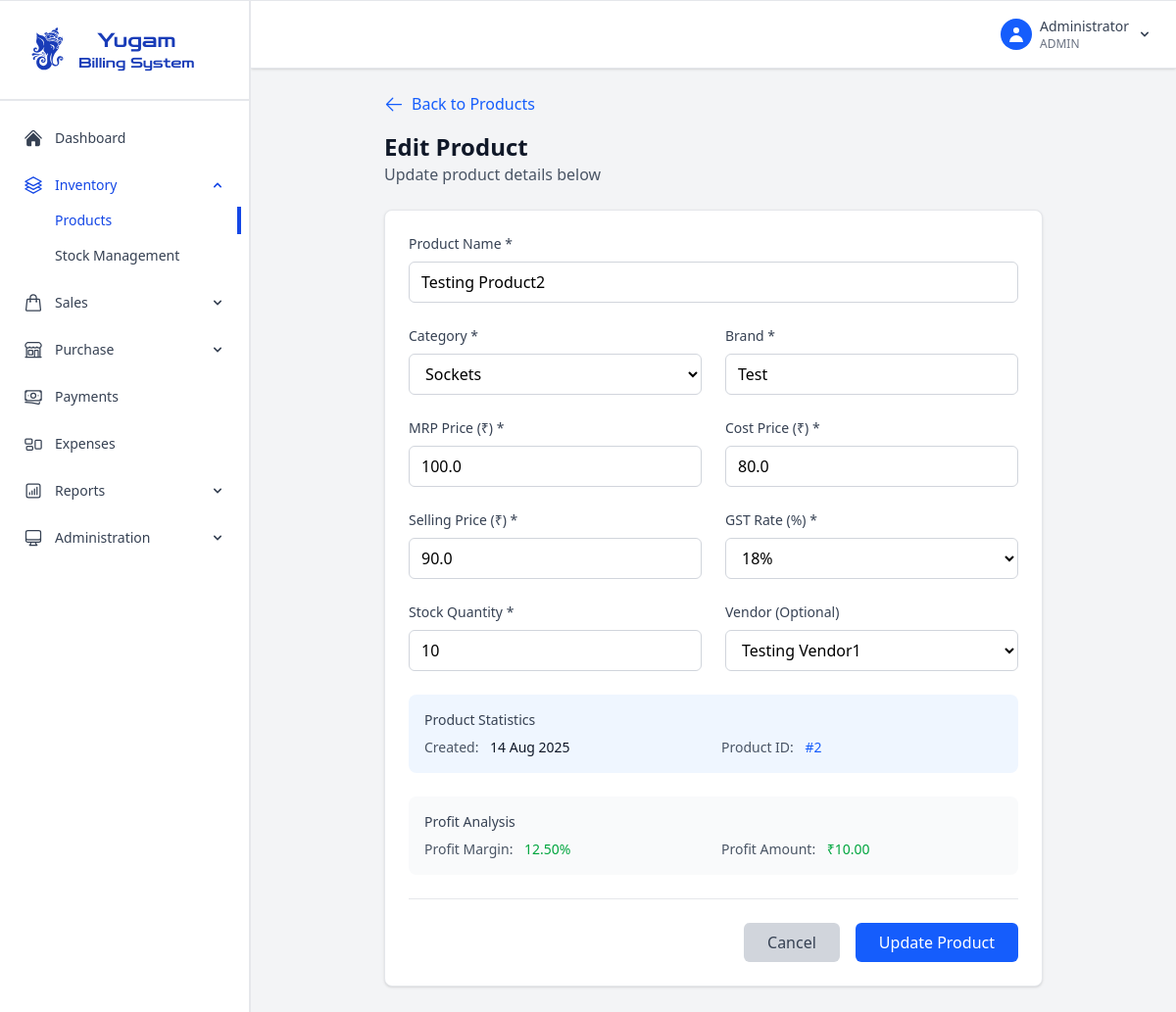
The app's page /products/edit/2 (signed in), older data.
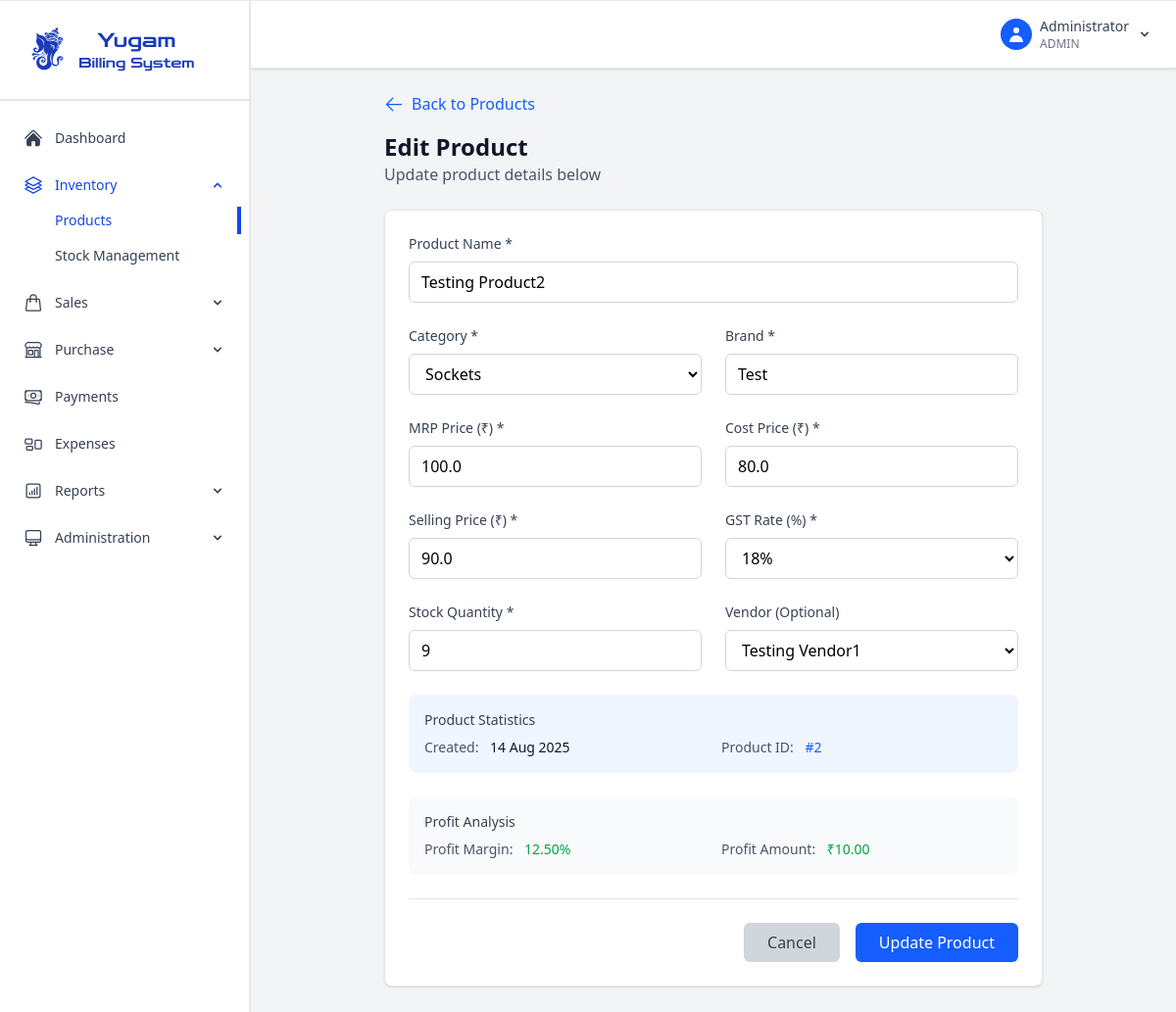
The same page, newer data.
### app.py (models this page shows)
class Product(db.Model):
    id = db.Column(db.Integer, primary_key=True)
    name = db.Column(db.String(100), nullable=False)
    category = db.Column(db.String(50), nullable=False)
    brand = db.Column(db.String(50), nullable=False)
    mrp_price = db.Column(db.Float, nullable=False)
    cost_price = db.Column(db.Float, nullable=False)
    selling_price = db.Column(db.Float, nullable=False)
    gst_rate = db.Column(db.Float, nullable=False)
    stock_quantity = db.Column(db.Float, default=0)
    vendor_id = db.Column(db.Integer, db.ForeignKey('vendor.id'))
    created_at = db.Column(db.DateTime, default=datetime.utcnow)

class Vendor(db.Model):
    id = db.Column(db.Integer, primary_key=True)
    name = db.Column(db.String(100), nullable=False)
    mobile_number = db.Column(db.String(15), unique=True, nullable=False)
    gst_number = db.Column(db.String(15))
    address = db.Column(db.Text)
    products_supplied = db.Column(db.Text)
    created_at = db.Column(db.DateTime, default=datetime.utcnow)

### app.py (the view, shortened to what this page needs)
@app.route('/products/edit/<int:product_id>', methods=['GET', 'POST'])
@login_required
def edit_product(product_id):
    product = Product.query.get_or_404(product_id)
    vendors = Vendor.query.all()
    return render_template('edit_product.html', product=product, vendors=vendors)

### app.py (called while the page is built)
@login_manager.user_loader
def load_user(user_id):
    return User.query.get(int(user_id))

@app.context_processor
def inject_datetime():
    return {'datetime': datetime}

### templates/edit_product.html (shortened to what the changed rows need)
{% extends "base.html" %}
{% block content %}
<div class="max-w-2xl mx-auto">
    <div class="mb-6">
        <h1 class="text-2xl font-bold text-gray-900">Edit Product</h1>
    </div>
    <div class="bg-white rounded-lg shadow-sm border border-gray-200 p-6">
        <form method="POST" class="space-y-6">
            <div class="grid grid-cols-1 md:grid-cols-2 gap-6">
                <div class="md:col-span-2">
                    <label for="name" class="block text-sm font-medium text-gray-700 mb-2">
                        Product Name *
                    </label>
                    <input
                        type="text"
                        id="name"
                        name="name"
                        required
                        value="{{ product.name }}"
                        class="w-full border border-gray-300 rounded-md px-3 py-2 focus:outline-none focus:ring-2 focus:ring-blue-500"
                        placeholder="Enter product name"
                    >
                </div>
                <div>
                    <label for="category" class="block text-sm font-medium text-gray-700 mb-2">
                        Category *
                    </label>
                    <select
                        id="category"
                        name="category"
                        required
                        class="w-full border border-gray-300 rounded-md px-3 py-2 focus:outline-none focus:ring-2 focus:ring-blue-500"
                    >
                        <option value="Sockets" {% if product.category == 'Sockets' %}selected{% endif %}>Sockets</option>
                    </select>
                </div>
                <div>
                    <label for="brand" class="block text-sm font-medium text-gray-700 mb-2">
                        Brand *
                    </label>
                    <input
                        type="text"
                        id="brand"
                        name="brand"
                        required
                        value="{{ product.brand }}"
                        class="w-full border border-gray-300 rounded-md px-3 py-2 focus:outline-none focus:ring-2 focus:ring-blue-500"
                        placeholder="Enter brand name"
                    >
                </div>
                <div>
                    <label for="mrp_price" class="block text-sm font-medium text-gray-700 mb-2">
                        MRP Price (₹) *
                    </label>
                    <input
                        type="number"
                        id="mrp_price"
                        name="mrp_price"
                        step="0.01"
                        min="0"
                        required
                        value="{{ product.mrp_price }}"
                        class="w-full border border-gray-300 rounded-md px-3 py-2 focus:outline-none focus:ring-2 focus:ring-blue-500"
                        placeholder="0.00"
                    >
                </div>
                <div>
                    <label for="cost_price" class="block text-sm font-medium text-gray-700 mb-2">
                        Cost Price (₹) *
                    </label>
                    <input
                        type="number"
                        id="cost_price"
                        name="cost_price"
                        step="0.01"
                        min="0"
                        required
                        value="{{ product.cost_price }}"
                        class="w-full border border-gray-300 rounded-md px-3 py-2 focus:outline-none focus:ring-2 focus:ring-blue-500"
                        placeholder="0.00"
                    >
                </div>
                <div>
                    <label for="selling_price" class="block text-sm font-medium text-gray-700 mb-2">
                        Selling Price (₹) *
                    </label>
                    <input
                        type="number"
                        id="selling_price"
                        name="selling_price"
                        step="0.01"
                        min="0"
                        required
                        value="{{ product.selling_price }}"
                        class="w-full border border-gray-300 rounded-md px-3 py-2 focus:outline-none focus:ring-2 focus:ring-blue-500"
                        placeholder="0.00"
                    >
                </div>
                <div>
                    <label for="gst_rate" class="block text-sm font-medium text-gray-700 mb-2">
                        GST Rate (%) *
                    </label>
                    <select
                        id="gst_rate"
                        name="gst_rate"
                        required
                        class="w-full border border-gray-300 rounded-md px-3 py-2 focus:outline-none focus:ring-2 focus:ring-blue-500"
                    >
                        <option value="18" {% if product.gst_rate == 18 %}selected{% endif %}>18%</option>
                    </select>
                </div>
                <div>
                    <label for="stock_quantity" class="block text-sm font-medium text-gray-700 mb-2">
                        Stock Quantity *
                    </label>
                    <input
                        type="number"
                        id="stock_quantity"
                        name="stock_quantity"
                        min="0"
                        required
                        value="{{ product.stock_quantity }}"
                        class="w-full border border-gray-300 rounded-md px-3 py-2 focus:outline-none focus:ring-2 focus:ring-blue-500"
                        placeholder="0"
                    >
                </div>
                <div>
                    <label for="vendor_id" class="block text-sm font-medium text-gray-700 mb-2">
                        Vendor (Optional)
                    </label>
                    <select
                        id="vendor_id"
                        name="vendor_id"
                        class="w-full border border-gray-300 rounded-md px-3 py-2 focus:outline-none focus:ring-2 focus:ring-blue-500"
                    >
                        {% for vendor in vendors %}
                            <option value="{{ vendor.id }}" {% if product.vendor_id == vendor.id %}selected{% endif %}>{{ vendor.name }}</option>
                        {% endfor %}
                    </select>
                </div>
            </div>
            <div class="bg-blue-50 rounded-lg p-4">
                <div class="grid grid-cols-2 gap-4 text-sm">
                    <div>
                        <span class="text-gray-600">Created:</span>
                        <span class="font-medium text-gray-900 ml-2">{{ product.created_at.strftime('%d %b %Y') }}</span>
                    </div>
                    <div>
                        <span class="text-gray-600">Product ID:</span>
                        <span class="font-medium text-blue-600 ml-2">#{{ product.id }}</span>
                    </div>
                </div>
            </div>
        </form>
    </div>
</div>
{% endblock %}

Row changes from the older to the newer data that the page shows:
changed Product "Testing Product2": stock_quantity "10" → "9"
